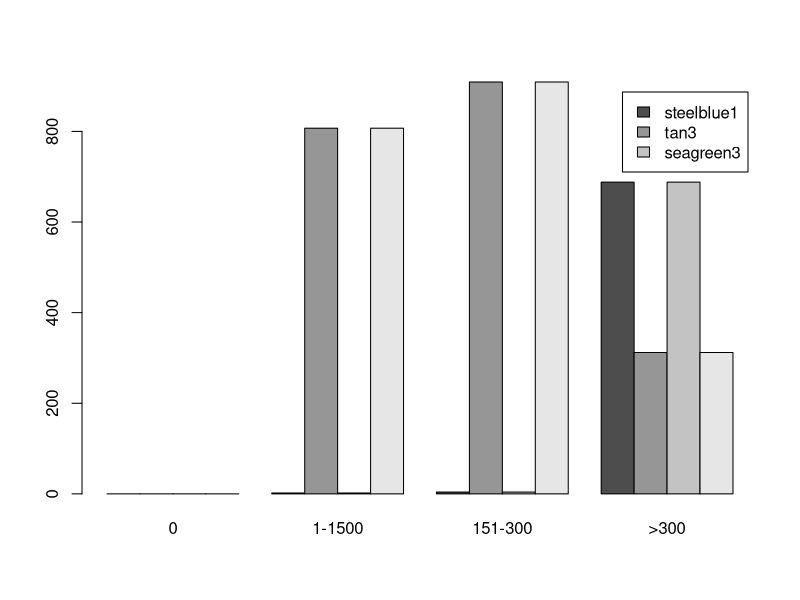
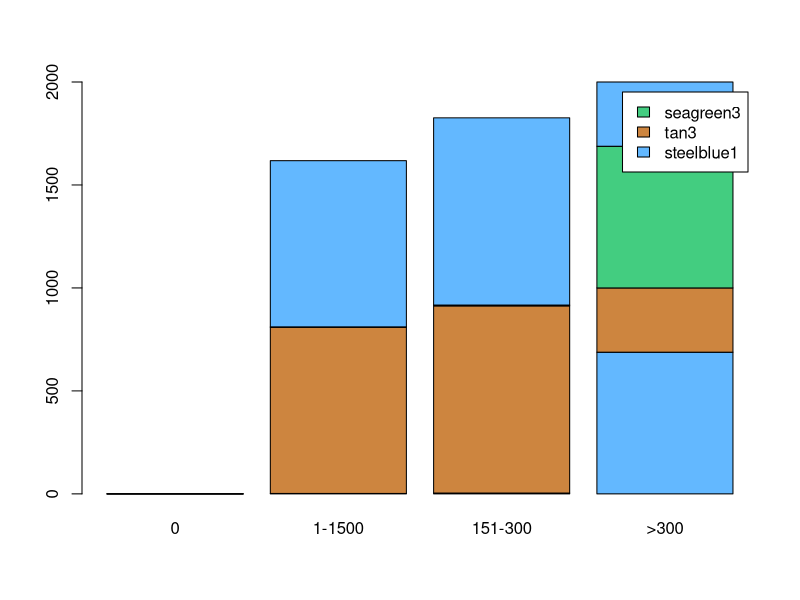
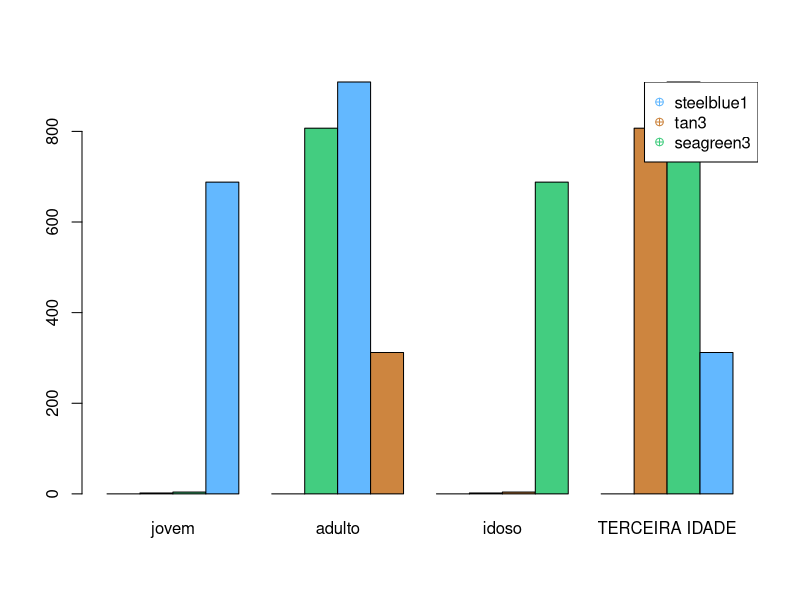
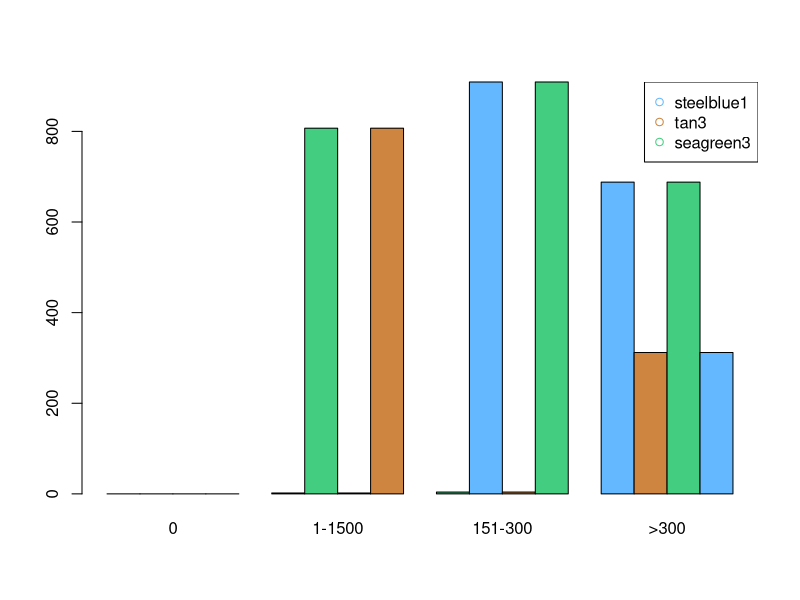
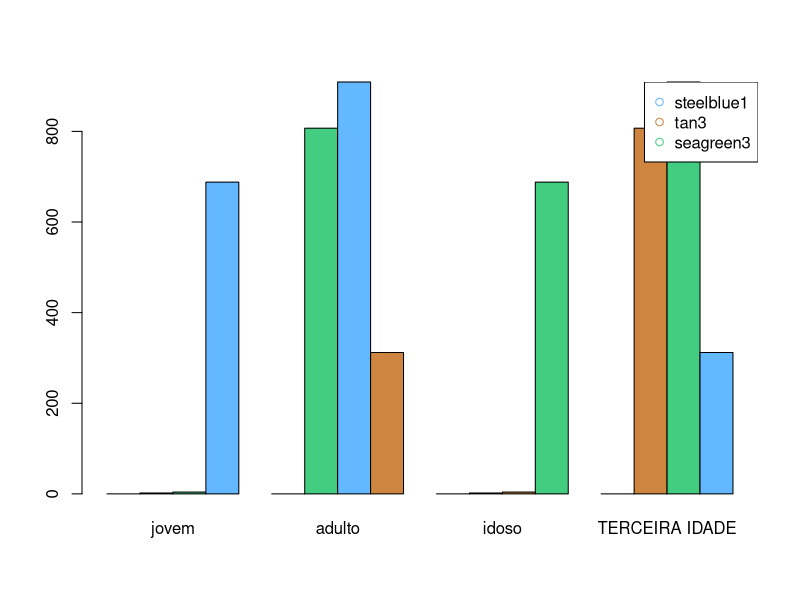
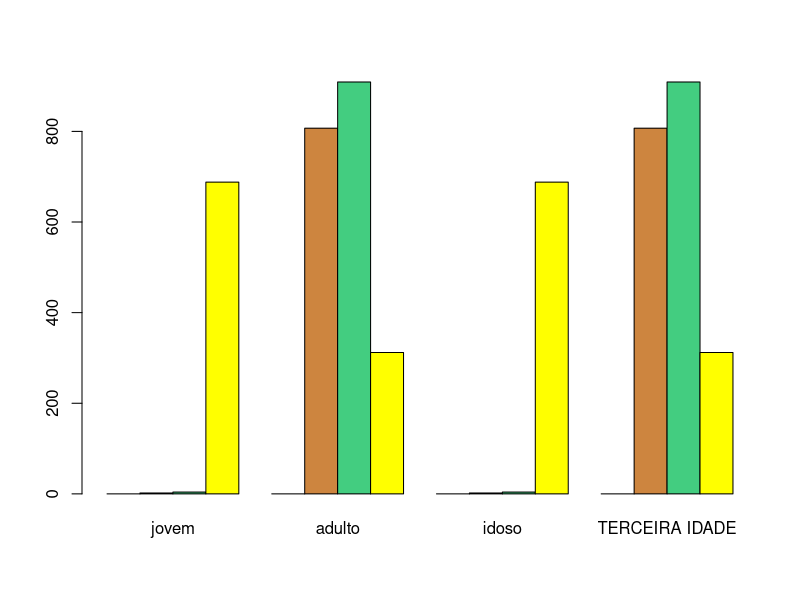

The R source for these figures, in order:

getwd()

#numero de carros num estacionamento

cars = matrix(c(0,2,4,688,0,807,909,312),  nr=4, nc=4, byrow = T )
cars


#nomeando linhas e colunas
colnames(cars) <-c("0","1-1500","151-300",">300")
cars
rownames(cars) <-c("jovem","adulto","idoso","TERCEIRA IDADE")
cars

colors()

barplot(cars,  beside = T, legend =  c("steelblue1","tan3","seagreen3"))

barplot(cars, col = c("steelblue1","tan3","seagreen3"), legend =  c("steelblue1","tan3","seagreen3"))

 



barplot(t(cars), beside = T, col= c("steelblue1","tan3","seagreen3"))
legend("topright", pch = 10,col = c("steelblue1","tan3","seagreen3"), legend =  c("steelblue1","tan3","seagreen3") )

barplot(cars, beside = T ,col = c("steelblue1","tan3","seagreen3") )
legend("topright", pch = 1,col = c("steelblue1","tan3","seagreen3"), legend =  c("steelblue1","tan3","seagreen3") )


t(cars)
barplot(t(cars), beside = T, col = c("steelblue1","tan3","seagreen3"))
legend("topright", pch = 1,col = c("steelblue1","tan3","seagreen3"), legend =  c("steelblue1","tan3","seagreen3") )


barplot(t(cars), beside = T, col = c("steelblue1","tan3","seagreen3","yellow1"))
        
